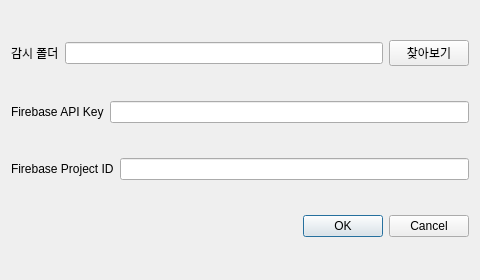
<?xml version="1.0" encoding="UTF-8"?>
<ui version="4.0">
 <class>SettingsDialog</class>
 <widget class="QDialog" name="SettingsDialog">
  <property name="geometry">
   <rect>
    <x>0</x>
    <y>0</y>
    <width>480</width>
    <height>280</height>
   </rect>
  </property>
  <property name="windowTitle">
   <string>SooNote 설정</string>
  </property>
  <layout class="QVBoxLayout" name="verticalLayout">
   <item>
    <layout class="QHBoxLayout">
     <item>
      <widget class="QLabel">
       <property name="text">
        <string>감시 폴더</string>
       </property>
      </widget>
     </item>
     <item>
      <widget class="QLineEdit" name="watchFolderEdit"/>
     </item>
     <item>
      <widget class="QPushButton" name="browseButton">
       <property name="text">
        <string>찾아보기</string>
       </property>
      </widget>
     </item>
    </layout>
   </item>
   <item>
    <layout class="QHBoxLayout">
     <item>
      <widget class="QLabel">
       <property name="text">
        <string>Firebase API Key</string>
       </property>
      </widget>
     </item>
     <item>
      <widget class="QLineEdit" name="apiKeyEdit"/>
     </item>
    </layout>
   </item>
   <item>
    <layout class="QHBoxLayout">
     <item>
      <widget class="QLabel">
       <property name="text">
        <string>Firebase Project ID</string>
       </property>
      </widget>
     </item>
     <item>
      <widget class="QLineEdit" name="projectIdEdit"/>
     </item>
    </layout>
   </item>
   <item>
    <widget class="QDialogButtonBox" name="buttonBox">
     <property name="orientation">
      <enum>Qt::Horizontal</enum>
     </property>
     <property name="standardButtons">
      <set>QDialogButtonBox::Cancel|QDialogButtonBox::Ok</set>
     </property>
    </widget>
   </item>
  </layout>
 </widget>
 <connections>
  <connection>
   <sender>buttonBox</sender>
   <signal>rejected()</signal>
   <receiver>SettingsDialog</receiver>
   <slot>reject()</slot>
  </connection>
 </connections>
</ui>
